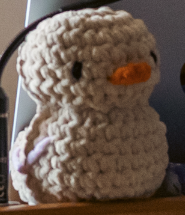
#> input picture CV-contours/ratunel.png, 185 x 215 px
$ python contours-img.py
#> lines starting #> are read from the running program, lines starting #| are printed output that depends on the picture; after the words box and inside, x2 and y2 are one past the last pixel; in counts of white or black regions, pixels touching at a corner belong together
import cv2 as cv

img = cv.imread('ratunel.png')
#> img is the input picture: shape (215, 185, 3); mean B, G, R 80.7, 91.5, 107.7
gray = cv.cvtColor(img, cv.COLOR_BGR2GRAY)
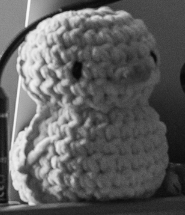
#> gray: shape (215, 185); min 6, max 249, mean 95.1

_, thresh = cv.threshold(
    gray,
    100,
    255,
    cv.THRESH_BINARY
)
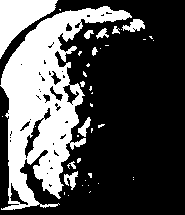
#> thresh: shape (215, 185); 32.1% white; 40 white regions (29 under 20 px)

contours, hierachy = cv.findContours(
    thresh,
    cv.RETR_EXTERNAL,
    cv.CHAIN_APPROX_SIMPLE
)
#> contours = 39 contours, 30 with area under 20; largest, box (x1, y1, x2, y2) and area: (0, 6, 132, 210) 10726, (0, 0, 58, 59) 1526, (122, 19, 145, 32) 143, (64, 171, 78, 190) 99, (78, 117, 91, 137) 92

output = img.copy()

cv.drawContours(
    output,
    contours,
    -1,
    (0,255,0),
    2
)
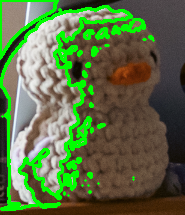
#> output: shape (215, 185, 3); 13.46% of pixels changed, all inside (x1, y1, x2, y2) = (0, 0, 155, 211)

cv.imshow('actual ratunel', img)
cv.imshow('contours', output)
cv.waitKey(0)
cv.destroyAllWindows()
